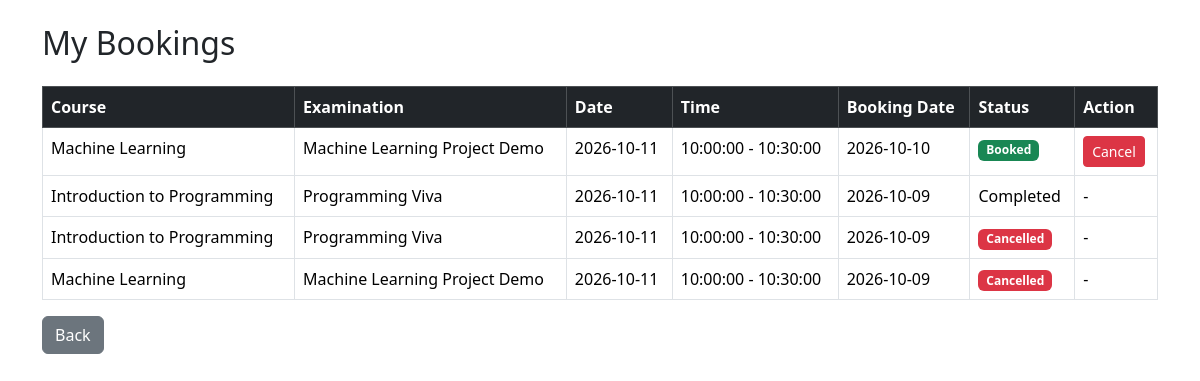
Page /students/bookings (signed in) on the earlier database version.
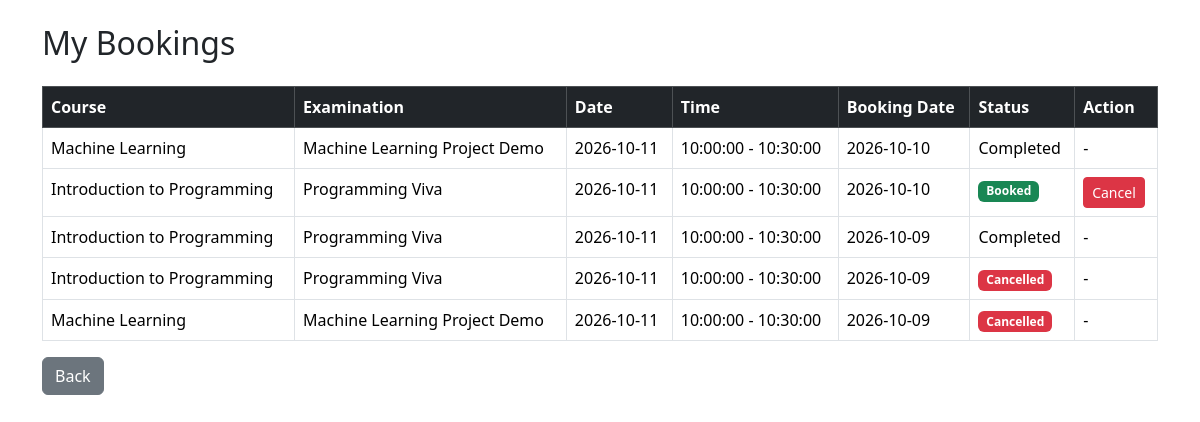
Same page on the later database version.
### models.py (models this page shows)
class Booking(db.Model):
    __tablename__ = "bookings"
    id = db.Column(db.Integer, primary_key=True)
    student_id = db.Column(db.Integer, db.ForeignKey("users.id"), nullable=False)
    slot_id = db.Column(db.Integer, db.ForeignKey("slots.id"), nullable=False)
    booking_date = db.Column(db.Date)
    status = db.Column(db.String(30), default="Booked")
    marks = db.Column(db.Integer)
    note = db.Column(db.Text)
    student = db.relationship("User", backref="bookings")
    slot = db.relationship("ExaminationSlot", backref="bookings")

class Course(db.Model):
    __tablename__ = "courses"
    id = db.Column(db.Integer, primary_key=True)
    code = db.Column(db.String(20), unique=True, nullable=False)
    name = db.Column(db.String(100), nullable=False)
    description = db.Column(db.Text)
    status = db.Column(db.String(20), default="Active")

class Examination(db.Model):
    __tablename__ = "examinations"
    id = db.Column(db.Integer, primary_key=True)
    course_id = db.Column(db.Integer, db.ForeignKey("courses.id"), nullable=False)
    examiner_id = db.Column(db.Integer, db.ForeignKey("users.id"), nullable=True)
    name = db.Column(db.String(100), nullable=False)
    exam_type = db.Column(db.String(30))
    duration = db.Column(db.Integer)
    max_marks = db.Column(db.Integer)
    slot_creation_start = db.Column(db.Date)
    slot_creation_end = db.Column(db.Date)
    booking_start = db.Column(db.Date)
    booking_end = db.Column(db.Date)
    status = db.Column(db.String(30))
    examiner = db.relationship(
        "User",
        foreign_keys=[examiner_id],
        backref="assigned_examinations"
    )
    course = db.relationship(
        "Course",
        backref="examinations"
    )

class ExaminationSlot(db.Model):
    __tablename__ = "slots"
    id = db.Column(db.Integer, primary_key=True)
    examination_id = db.Column(db.Integer, db.ForeignKey("examinations.id"), nullable=False)
    examiner_id = db.Column(db.Integer, db.ForeignKey("users.id"), nullable=False)
    date = db.Column(db.Date)
    start_time = db.Column(db.Time)
    end_time = db.Column(db.Time)
    capacity = db.Column(db.Integer)
    available_seats = db.Column(db.Integer)
    status = db.Column(db.String(30), default="Available")
    examination = db.relationship(
        "Examination",
        backref="slots"
    )
    examiner = db.relationship(
        "User",
        foreign_keys=[examiner_id],
        backref="examiner_slots"
    )

### app.py (the view)
@app.route("/students/bookings")
@login_required
def student_bookings():
    if current_user.role != "student":
        return redirect(url_for("auth.login"))
    bookings = Booking.query.filter_by(
        student_id=current_user.id
    ).order_by(
        Booking.booking_date.desc()
    ).all()
    return render_template("student/bookings.html", bookings=bookings)

### app.py (called while the page is built)
@login_manager.user_loader
def load_user(user_id):
    return db.session.get(User, int(user_id))

### templates/student/bookings.html (shortened to what this page needs)
<!DOCTYPE html>
<html>
<head>
    <link
        href="https://cdn.jsdelivr.net/npm/bootstrap@5.3.3/dist/css/bootstrap.min.css"
        rel="stylesheet"
    >
</head>
<body>
<div class="container mt-4">
    <h2 class="mb-4">My Bookings</h2>
    <table class="table table-bordered table-hover">
        <thead class="table-dark">
            <tr>
                <th>Course</th>
                <th>Examination</th>
                <th>Date</th>
                <th>Time</th>
                <th>Booking Date</th>
                <th>Status</th>
                <th>Action</th>
            </tr>
        </thead>
        <tbody>
        {% for booking in bookings %}
        <tr>
            <td>
                {{ booking.slot.examination.course.name }}
            </td>
            <td>
                {{ booking.slot.examination.name }}
            </td>
            <td>
                {{ booking.slot.date }}
            </td>
            <td>
                {{ booking.slot.start_time }}
                -
                {{ booking.slot.end_time }}
            </td>
            <td>
                {{ booking.booking_date }}
            </td>
            <td>
                {% if booking.status == "Booked" %}
                    <span class="badge bg-success">
                        Booked
                    </span>
                {% elif booking.status == "Cancelled" %}
                    <span class="badge bg-danger">
                        Cancelled
                    </span>
                {% else %}
                    {{ booking.status }}
                {% endif %}
            </td>
            <td>
                {% if booking.status == "Booked" %}
                <form
                    method="POST"
                    action="{{ url_for('cancel_booking', id=booking.id) }}"
                >
                    <button
                        type="submit"
                        class="btn btn-danger btn-sm"
                    >
                        Cancel
                    </button>
                </form>
                {% else %}
                    -
                {% endif %}
            </td>
        </tr>
        {% else %}
        <tr>
            <td colspan="7" class="text-center">
                No booking history found.
            </td>
        </tr>
        {% endfor %}
        </tbody>
    </table>
    <a
        href="{{ url_for('student_dashboard') }}"
        class="btn btn-secondary"
    >
        Back
    </a>
</div>
</body>
</html>

Differences in the rows shown:
changed Booking (number 1 of 5 on the later page): status (not shown) → "Completed"; status "Booked Cancel" → "-"
added Booking: slot.examination.course.name "Introduction to Programming", slot.examination.name "Programming Viva", slot "2026-10-11", slot.start_time "10:00:00", slot.end_time "10:30:00", booking_date "2026-10-10", status "Booked"
